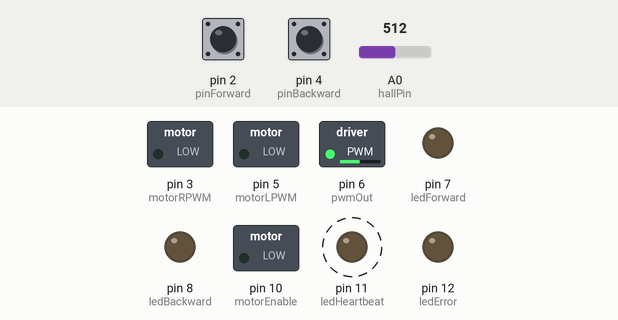
Bench run of a sketch on a simulated Arduino Uno, built with avr-gcc and run on an emulated ATmega328P. On the bench: switched loads named in the sketch (green lamp = pin HIGH), output pins drawn as LEDs (lit = HIGH). Dashed ring = blinking. The inputs (shaded band) are chosen by the test bench; at power-on: A0 (hallPin) = 512, pin 4 (pinBackward) HIGH, pin 2 (pinForward) HIGH. What the sketch prints to the serial monitor is not drawn.

Above: at 1.2 s.
1.3 s: A0 (hallPin) set to 716
At 3.3 s:
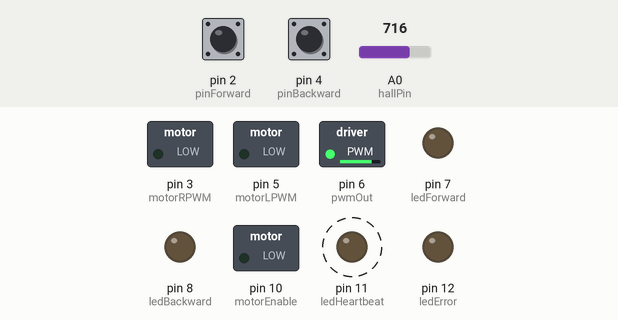
4.3 s: pin 4 (pinBackward) pulled LOW for 1 s
At 5.1 s:
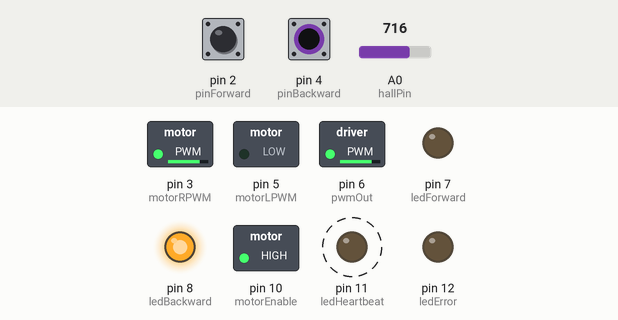
7.3 s: pin 2 (pinForward) pulled LOW for 0.15 s
At 7.37 s:
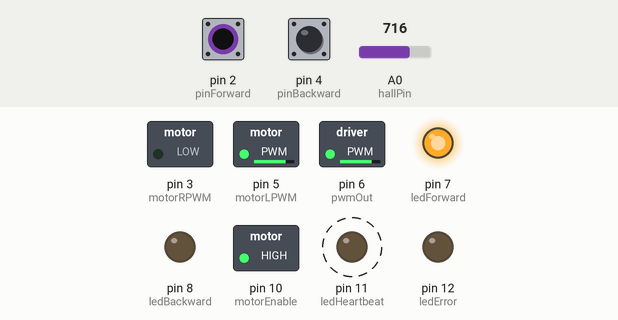
10.3 s: A0 (hallPin) set to 511
At 10.68 s:
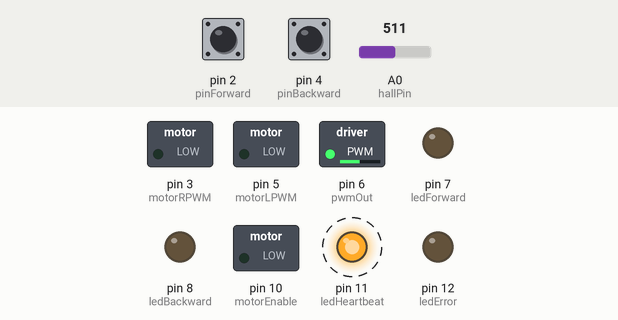
13.3 s: pin 2 (pinForward) pulled LOW for 3.2 s
At 13.7 s:
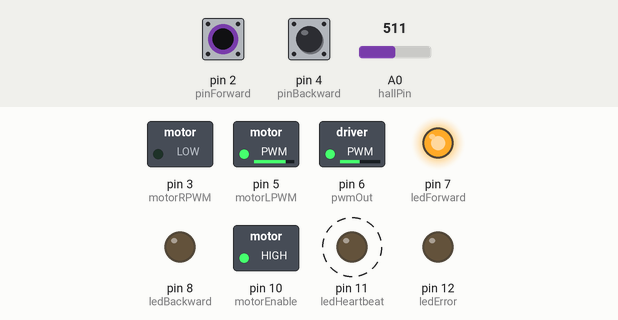
18.0 s: pin 4 (pinBackward) pulled LOW for 0.15 s
At 18.07 s:
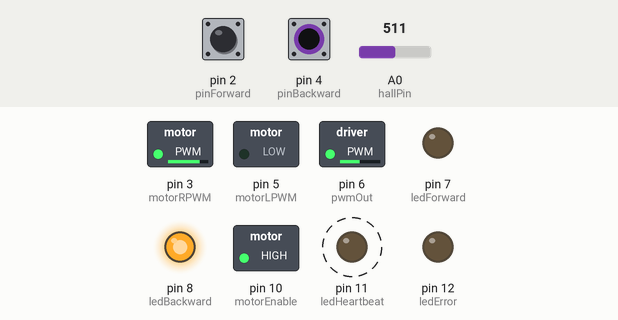
Timing chart, 0 to 22.0 s (numbered marks = the images above; inputs shaded):
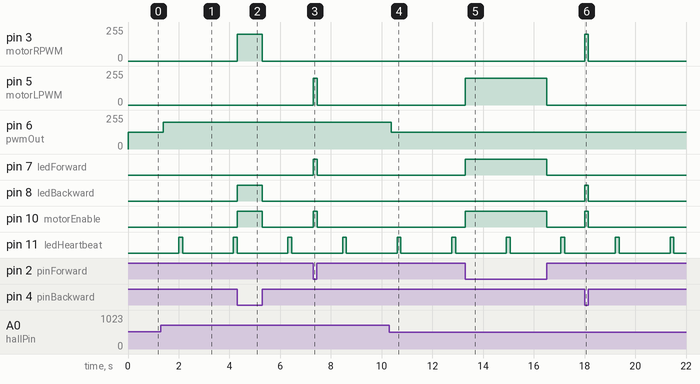

Measured:
- after the input at 1.3 s, pin 6 (pwmOut): 124/255 → 200/255 after 0.08 s
- after the input at 4.3 s, pin 3 (motorRPWM): 0/255 → 200/255 at once, → 0/255 1.0 s later; pin 8 (ledBackward), pin 10 (motorEnable): LOW → HIGH at once, → LOW 1.0 s later
- after the input at 7.3 s, pin 5 (motorLPWM): 0/255 → 200/255 at once, → 0/255 0.15 s later; pin 7 (ledForward), pin 10 (motorEnable): LOW → HIGH at once, → LOW 0.15 s later
- after the input at 10.3 s, pin 6 (pwmOut): 200/255 → 124/255 after 0.08 s
- after the input at 13.3 s, pin 5 (motorLPWM): 0/255 → 200/255 at once, → 0/255 3.2 s later; pin 7 (ledForward), pin 10 (motorEnable): LOW → HIGH at once, → LOW 3.2 s later
- after the input at 18.0 s, pin 3 (motorRPWM): 0/255 → 200/255 at once, → 0/255 0.15 s later; pin 8 (ledBackward), pin 10 (motorEnable): LOW → HIGH at once, → LOW 0.15 s later
- by itself, pin 11 (ledHeartbeat): alternates HIGH for 0.15 s and LOW for 2.0 s

The sketch:

main.ino
```cpp
// ================= PWM OUTPUT =================
const int pwmOut = 6;

// ================= SWITCHES =================
const int pinForward = 2;
const int pinBackward = 4;

// ================= BTS7960 =================
const int motorLPWM = 5;
const int motorRPWM = 3;
const int motorEnable = 10;

// ================= CURRENT SENSE =================
const int currentLpin = A1;
const int currentRpin = A2;

// ================= HALL SENSOR =================
const int hallPin = A0;

// measured limits
const int hallMin = 180;
const int hallMax = 860;

// stop zones
const int hallUpLimit = 200;
const int hallDownLimit = 840;

// ================= LEDS =================
const int ledForward = 7;
const int ledBackward = 8;
const int ledHeartbeat = 11;
const int ledError = 12;

// ================= CURRENT LIMITS =================
int currentSoftLimit = 750;
int currentHardLimit = 900;

// ================= STATE =================
bool errorState = false;
bool ledState = false;

unsigned long lastBlink = 0;

int motionDir = 0;   // 1 forward, -1 backward, 0 stop

// ================= FILTER =================
float hallFiltered = hallMin;
const float hallAlpha = 0.20;

// ================= CURRENT FILTER =================
const int samples = 10;

// =====================================================
// CURRENT READ
// =====================================================
int readCurrent(int pin) {

  long sum = 0;

  for (int i = 0; i < samples; i++) {
    sum += analogRead(pin);
    delayMicroseconds(200);
  }

  return sum / samples;
}

// =====================================================
// HALL FILTER
// =====================================================
int readHallFiltered() {

  int raw = analogRead(hallPin);

  hallFiltered =
    hallFiltered +
    hallAlpha * ((float)raw - hallFiltered);

  return (int)hallFiltered;
}

// =====================================================
// PWM OUTPUT
// =====================================================
void updatePWMOutput(int hallValue) {

  hallValue = constrain(hallValue, hallMin, hallMax);

  int pwm = map(hallValue, hallMin, hallMax, 0, 255);

  analogWrite(pwmOut, pwm);
}

// =====================================================
// MOTOR STOP
// =====================================================
void stopMotor() {

  analogWrite(motorLPWM, 0);
  analogWrite(motorRPWM, 0);

  digitalWrite(motorEnable, LOW);

  digitalWrite(ledForward, LOW);
  digitalWrite(ledBackward, LOW);

  motionDir = 0;
}

// =====================================================
// MOVE FORWARD
// =====================================================
void moveForward() {

  digitalWrite(motorEnable, HIGH);

  analogWrite(motorLPWM, 200);
  analogWrite(motorRPWM, 0);

  digitalWrite(ledForward, HIGH);
  digitalWrite(ledBackward, LOW);

  motionDir = 1;
}

// =====================================================
// MOVE BACKWARD
// =====================================================
void moveBackward() {

  digitalWrite(motorEnable, HIGH);

  analogWrite(motorLPWM, 0);
  analogWrite(motorRPWM, 200);

  digitalWrite(ledForward, LOW);
  digitalWrite(ledBackward, HIGH);

  motionDir = -1;
}

// =====================================================
// CURRENT FAULT
// =====================================================
bool currentFault() {

  int L_IS = readCurrent(currentLpin);
  int R_IS = readCurrent(currentRpin);

  int maxC = max(L_IS, R_IS);

  if (maxC > currentHardLimit)
    return true;

  if (maxC > currentSoftLimit) {

    if (motionDir == 1)
      analogWrite(motorLPWM, 120);

    if (motionDir == -1)
      analogWrite(motorRPWM, 120);
  }

  Serial.print("L=");
  Serial.print(L_IS);

  Serial.print(" R=");
  Serial.print(R_IS);

  Serial.print(" MAX=");
  Serial.println(maxC);

  return false;
}

// =====================================================
// SETUP
// =====================================================
void setup() {

  pinMode(pinForward, INPUT_PULLUP);
  pinMode(pinBackward, INPUT_PULLUP);

  pinMode(motorLPWM, OUTPUT);
  pinMode(motorRPWM, OUTPUT);
  pinMode(motorEnable, OUTPUT);

  pinMode(ledForward, OUTPUT);
  pinMode(ledBackward, OUTPUT);
  pinMode(ledHeartbeat, OUTPUT);
  pinMode(ledError, OUTPUT);

  pinMode(pwmOut, OUTPUT);

  Serial.begin(115200);

  hallFiltered = analogRead(hallPin);

  stopMotor();
}

// =====================================================
// LOOP
// =====================================================


void loop() {

  unsigned long now = millis();

  // ================= HEARTBEAT =================
  const unsigned long onTime = 150;
  const unsigned long offTime = 2000;

  if (!errorState) {

    if (!ledState && (now - lastBlink >= offTime)) {
      ledState = true;
      digitalWrite(ledHeartbeat, HIGH);
      lastBlink = now;
    }
    else if (ledState && (now - lastBlink >= onTime)) {
      ledState = false;
      digitalWrite(ledHeartbeat, LOW);
      lastBlink = now;
    }
  }

  // ================= INPUTS =================
  bool forwardCmd = (digitalRead(pinForward) == LOW);
  bool backwardCmd = (digitalRead(pinBackward) == LOW);

  // DEBUG (VERY IMPORTANT)
  Serial.print("F=");
  Serial.print(forwardCmd);
  Serial.print(" B=");
  Serial.print(backwardCmd);
  Serial.print(" DIR=");
  Serial.println(motionDir);

  // ================= HALL =================
  int hallValue = readHallFiltered();
  updatePWMOutput(hallValue);

  // ================= SAFETY =================
  if (errorState) {
    stopMotor();
    digitalWrite(ledError, HIGH);
    analogWrite(pwmOut, 0);
    return;
  }

  digitalWrite(ledError, LOW);

  // ================= LIMIT STOP =================
  if (motionDir == 1 && hallValue <= hallUpLimit) {
    stopMotor();
  }

  if (motionDir == -1 && hallValue >= hallDownLimit) {
    stopMotor();
  }

  // ================= MOTOR CONTROL (FIXED) =================

  if (forwardCmd && backwardCmd) {
    stopMotor();
  }

  else if (forwardCmd) {

    digitalWrite(motorEnable, HIGH);   // FORCE ENABLE

    if (motionDir != 1) {
      moveForward();
    }
  }

  else if (backwardCmd) {

    digitalWrite(motorEnable, HIGH);   // FORCE ENABLE

    if (motionDir != -1) {
      moveBackward();
    }
  }

  else {
    stopMotor();
  }

  delay(5);
}
```
